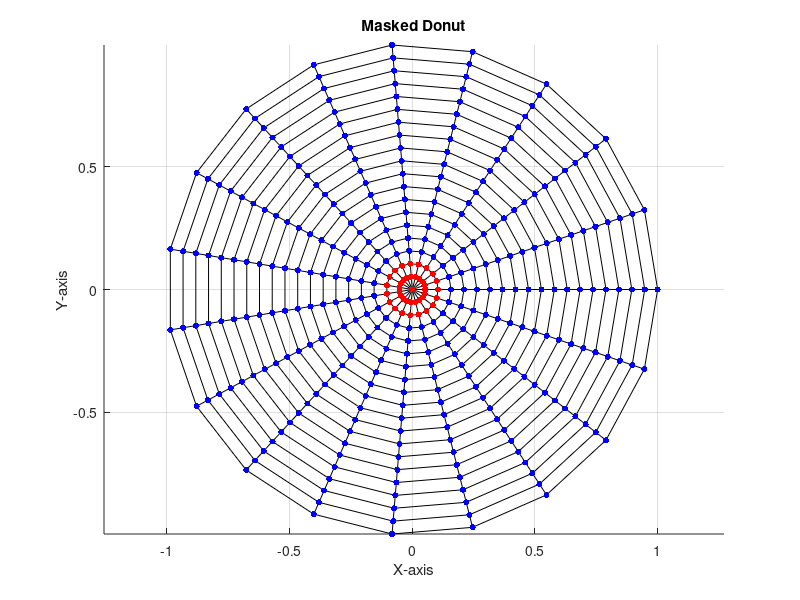

Write MATLAB code to recreate this figure.
%% Masked Donut grid generation
% BY: Jared Brzenski
%
% A donut shape using a mask of ones and zeros to remove the middle, and
% alternate method to 
%% Grid Outlines
% Limits of domain, domain extends from (0,0) to (xlimit, ylimit)
% The domain (0,0) -> (1,1) is used for the initial grid generation, 
% the resultant grid can be scaled afterwords to the desired dimensions
close all;
clear all;
clc

% Number of grid points in X and Y
numx = 20;
numy = 20;

% Inner and outer radius of the donut
inner_r = 0.15;
outer_r = 1.0;

mask_radius=inner_r;
%% Setup a generic grid, from (0,0) -> (1,1)
theta = linspace(0, 2*pi, numx);
rgrid = linspace(0, outer_r, numy);

[R, Theta] = meshgrid(rgrid,theta);

X = R .* cos(Theta);
Y = R .* sin(Theta);

%% Setup inner mask
% This could be inverted, and used as a multiplier:
% mask*u*du/dt; would return 0 if masked, u*du/dt otherwise
mask = (X.^2 + Y.^2) <= mask_radius^2;

% If you want to check the compatibility of the grid, uncomment the
% following two lines. Add the path to your
% mole library here, and check the signs of the 'J' returned. They should a
% all be positive or negative. If there are different signs, then the grid
% is malformed.
%
% addpath('/home/jbrzensk/github/mole/src/matlab');
% [J, Xe, Xn, Ye, Yn] = jacobian2D(2, X, Y);

%% Plot Cylindrical Mesh 
figure;
hold on;
plot(X, Y, 'k');  
plot(X', Y', 'k');
axis equal;
grid on;
xlabel('X-axis');
ylabel('Y-axis');
% Plot masked and non-masked values
scatter(X(~mask), Y(~mask), 20, 'b', 'filled'); % not masked (
scatter(X(mask), Y(mask), 20, 'r', 'filled');
title('Masked Donut');
hold off;

